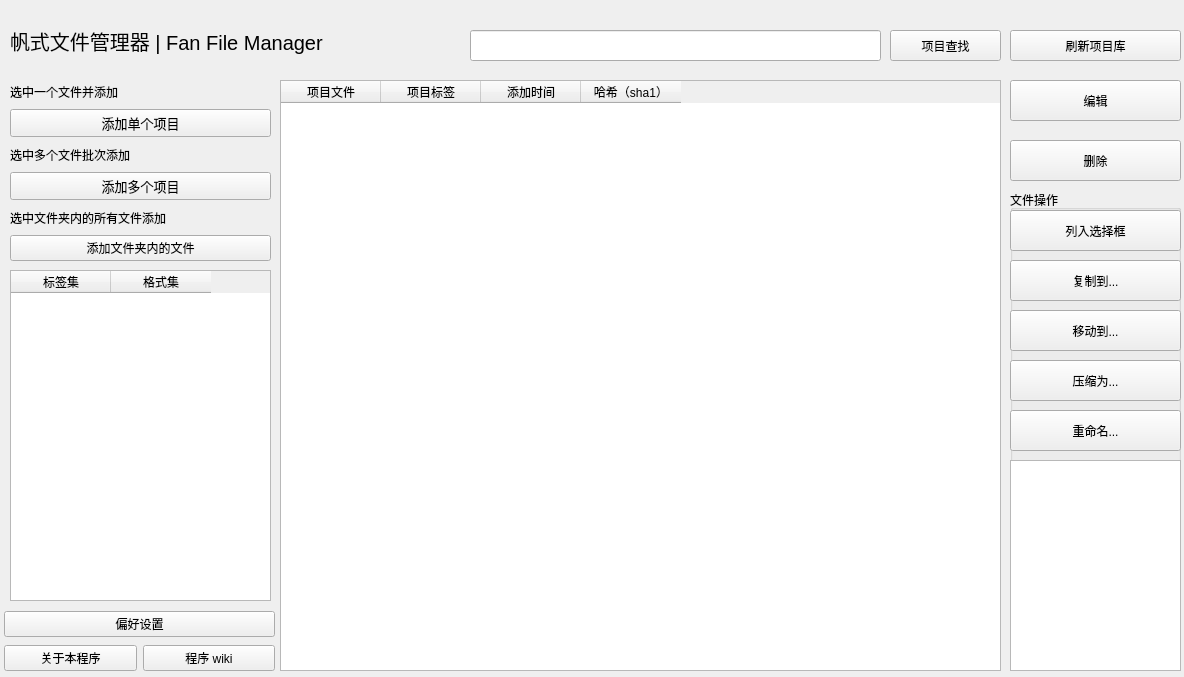
<?xml version="1.0" encoding="UTF-8"?>
<ui version="4.0">
 <class>Form_Homepage</class>
 <widget class="QWidget" name="Form_Homepage">
  <property name="enabled">
   <bool>true</bool>
  </property>
  <property name="geometry">
   <rect>
    <x>0</x>
    <y>0</y>
    <width>1184</width>
    <height>677</height>
   </rect>
  </property>
  <property name="windowTitle">
   <string>帆式文件管理器</string>
  </property>
  <widget class="QWidget" name="verticalLayoutWidget">
   <property name="geometry">
    <rect>
     <x>10</x>
     <y>80</y>
     <width>261</width>
     <height>181</height>
    </rect>
   </property>
   <layout class="QVBoxLayout" name="verticalLayout">
    <item>
     <widget class="QLabel" name="label_2">
      <property name="text">
       <string>选中一个文件并添加</string>
      </property>
      <property name="buddy">
       <cstring>pushButton_addFile</cstring>
      </property>
     </widget>
    </item>
    <item>
     <widget class="QPushButton" name="pushButton_addFile">
      <property name="font">
       <font>
        <pointsize>10</pointsize>
       </font>
      </property>
      <property name="text">
       <string>添加单个项目</string>
      </property>
     </widget>
    </item>
    <item>
     <widget class="QLabel" name="label_3">
      <property name="text">
       <string>选中多个文件批次添加</string>
      </property>
      <property name="buddy">
       <cstring>pushButton_addFiles</cstring>
      </property>
     </widget>
    </item>
    <item>
     <widget class="QPushButton" name="pushButton_addFiles">
      <property name="enabled">
       <bool>true</bool>
      </property>
      <property name="font">
       <font>
        <pointsize>10</pointsize>
       </font>
      </property>
      <property name="text">
       <string>添加多个项目</string>
      </property>
     </widget>
    </item>
    <item>
     <widget class="QLabel" name="label_4">
      <property name="text">
       <string>选中文件夹内的所有文件添加</string>
      </property>
      <property name="buddy">
       <cstring>pushButton_addAllInDire</cstring>
      </property>
     </widget>
    </item>
    <item>
     <widget class="QPushButton" name="pushButton_addAllInDire">
      <property name="text">
       <string>添加文件夹内的文件</string>
      </property>
     </widget>
    </item>
   </layout>
  </widget>
  <widget class="QLabel" name="label">
   <property name="geometry">
    <rect>
     <x>10</x>
     <y>20</y>
     <width>421</width>
     <height>41</height>
    </rect>
   </property>
   <property name="font">
    <font>
     <pointsize>15</pointsize>
    </font>
   </property>
   <property name="text">
    <string>帆式文件管理器 | Fan File Manager</string>
   </property>
  </widget>
  <widget class="QTableWidget" name="tableWidget">
   <property name="enabled">
    <bool>true</bool>
   </property>
   <property name="geometry">
    <rect>
     <x>280</x>
     <y>80</y>
     <width>721</width>
     <height>591</height>
    </rect>
   </property>
   <column>
    <property name="text">
     <string>项目文件</string>
    </property>
   </column>
   <column>
    <property name="text">
     <string>项目标签</string>
    </property>
   </column>
   <column>
    <property name="text">
     <string>添加时间</string>
    </property>
   </column>
   <column>
    <property name="text">
     <string>哈希（sha1）</string>
    </property>
   </column>
  </widget>
  <widget class="QLineEdit" name="lineEdit">
   <property name="geometry">
    <rect>
     <x>470</x>
     <y>30</y>
     <width>411</width>
     <height>31</height>
    </rect>
   </property>
  </widget>
  <widget class="QPushButton" name="pushButton_search">
   <property name="geometry">
    <rect>
     <x>890</x>
     <y>30</y>
     <width>111</width>
     <height>31</height>
    </rect>
   </property>
   <property name="text">
    <string>项目查找</string>
   </property>
  </widget>
  <widget class="QWidget" name="gridLayoutWidget">
   <property name="geometry">
    <rect>
     <x>4</x>
     <y>609</y>
     <width>271</width>
     <height>65</height>
    </rect>
   </property>
   <layout class="QGridLayout" name="gridLayout">
    <item row="2" column="0">
     <widget class="QPushButton" name="pushButton_about">
      <property name="text">
       <string>关于本程序</string>
      </property>
     </widget>
    </item>
    <item row="2" column="1">
     <widget class="QPushButton" name="pushButton_wiki">
      <property name="text">
       <string>程序 wiki</string>
      </property>
     </widget>
    </item>
    <item row="1" column="0" colspan="2">
     <widget class="QPushButton" name="pushButton_setting">
      <property name="text">
       <string>偏好设置</string>
      </property>
     </widget>
    </item>
   </layout>
  </widget>
  <widget class="QPushButton" name="pushButton_Update">
   <property name="geometry">
    <rect>
     <x>1010</x>
     <y>30</y>
     <width>171</width>
     <height>31</height>
    </rect>
   </property>
   <property name="text">
    <string>刷新项目库</string>
   </property>
  </widget>
  <widget class="QTableWidget" name="tableWidget_index">
   <property name="geometry">
    <rect>
     <x>10</x>
     <y>270</y>
     <width>261</width>
     <height>331</height>
    </rect>
   </property>
   <column>
    <property name="text">
     <string>标签集</string>
    </property>
   </column>
   <column>
    <property name="text">
     <string>格式集</string>
    </property>
   </column>
  </widget>
  <widget class="QPushButton" name="pushButton">
   <property name="geometry">
    <rect>
     <x>1010</x>
     <y>80</y>
     <width>171</width>
     <height>41</height>
    </rect>
   </property>
   <property name="font">
    <font>
     <pointsize>9</pointsize>
    </font>
   </property>
   <property name="text">
    <string>编辑</string>
   </property>
  </widget>
  <widget class="QPushButton" name="pushButton_2">
   <property name="geometry">
    <rect>
     <x>1010</x>
     <y>140</y>
     <width>171</width>
     <height>41</height>
    </rect>
   </property>
   <property name="font">
    <font>
     <pointsize>9</pointsize>
    </font>
   </property>
   <property name="text">
    <string>删除</string>
   </property>
  </widget>
  <widget class="QGroupBox" name="groupBox">
   <property name="geometry">
    <rect>
     <x>1010</x>
     <y>190</y>
     <width>171</width>
     <height>481</height>
    </rect>
   </property>
   <property name="title">
    <string>文件操作</string>
   </property>
   <widget class="QPushButton" name="pushButton_3">
    <property name="geometry">
     <rect>
      <x>0</x>
      <y>70</y>
      <width>171</width>
      <height>41</height>
     </rect>
    </property>
    <property name="font">
     <font>
      <pointsize>9</pointsize>
     </font>
    </property>
    <property name="text">
     <string>复制到...</string>
    </property>
   </widget>
   <widget class="QPushButton" name="pushButton_4">
    <property name="geometry">
     <rect>
      <x>0</x>
      <y>120</y>
      <width>171</width>
      <height>41</height>
     </rect>
    </property>
    <property name="font">
     <font>
      <pointsize>9</pointsize>
     </font>
    </property>
    <property name="text">
     <string>移动到...</string>
    </property>
   </widget>
   <widget class="QPushButton" name="pushButton_5">
    <property name="geometry">
     <rect>
      <x>0</x>
      <y>170</y>
      <width>171</width>
      <height>41</height>
     </rect>
    </property>
    <property name="font">
     <font>
      <pointsize>9</pointsize>
     </font>
    </property>
    <property name="text">
     <string>压缩为...</string>
    </property>
   </widget>
   <widget class="QPushButton" name="pushButton_6">
    <property name="geometry">
     <rect>
      <x>0</x>
      <y>220</y>
      <width>171</width>
      <height>41</height>
     </rect>
    </property>
    <property name="font">
     <font>
      <pointsize>9</pointsize>
     </font>
    </property>
    <property name="text">
     <string>重命名...</string>
    </property>
   </widget>
   <widget class="QPushButton" name="pushButton_7">
    <property name="geometry">
     <rect>
      <x>0</x>
      <y>20</y>
      <width>171</width>
      <height>41</height>
     </rect>
    </property>
    <property name="font">
     <font>
      <pointsize>9</pointsize>
     </font>
    </property>
    <property name="text">
     <string>列入选择框</string>
    </property>
   </widget>
   <widget class="QListWidget" name="listWidget">
    <property name="geometry">
     <rect>
      <x>0</x>
      <y>270</y>
      <width>171</width>
      <height>211</height>
     </rect>
    </property>
   </widget>
  </widget>
 </widget>
 <resources/>
 <connections/>
</ui>
